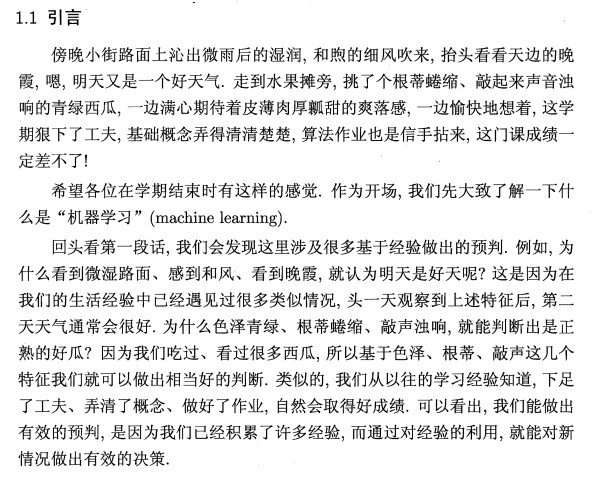
#> input picture 大三下/DIP/第一次作业/image_pro_1_2.jpg, 595 x 477 px, found by its file name
$ python project1.2.py
#> lines starting #> are read from the running program, lines starting #| are printed output that depends on the picture; after the words box and inside, x2 and y2 are one past the last pixel; in counts of white or black regions, pixels touching at a corner belong together
#> in solution2, img_gray is the input picture: shape (477, 595); min 0, max 255, mean 229.7
import numpy as np
import cv2

def get_binary_image(img_gray, threshold):
#> called with threshold = 127
        width, height = img_gray.shape
#> width = 477; height = 595
        img_bi = np.ones(img_gray.shape, np.uint8)
        for x in range(width):
            for y in range(height):
                pixel = img_gray[x,y]
                if pixel >= threshold:
                    img_bi[x,y]=0
                else:
                    img_bi[x,y]=255
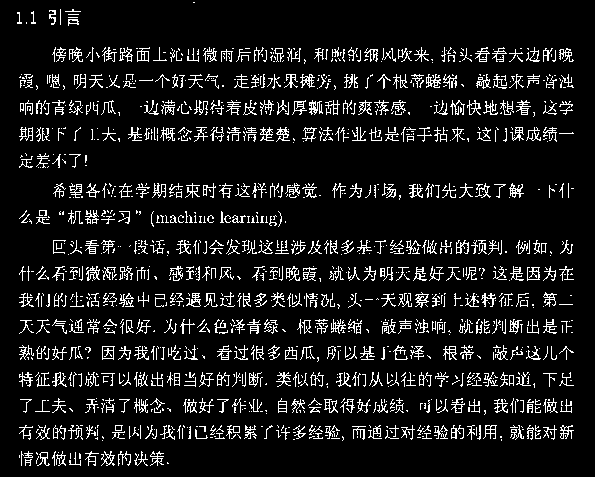
#> img_bi: shape (477, 595); 9.6% white in thin lines or dots
        return img_bi

def floodfill(image, x, y, new_value):
#> called with x = 1, y = 1, new_value = 255
    height, width = image.shape[::-1]
#> height = 595; width = 477
    old_value = image[x, y]
#> old_value = 0

    if not old_value == new_value:
        pixel_queue = [(x, y)]
        while pixel_queue:
            # get a pixel
            x, y = pixel_queue.pop()
            if 0 <= x < width and 0 <= y < height:
                if image[x, y] == old_value:
                    # fill
                    image[x, y] = new_value
                    # add neighbors to the queue
                    pixel_queue.extend([(x + 1, y), (x - 1, y), (x, y + 1), (x, y - 1)])
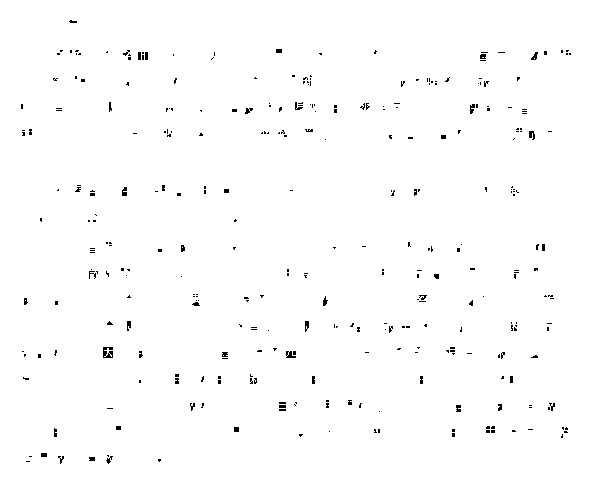
#> image: shape (477, 595); 99% white; black in thin lines or dots, all inside (x1, y1, x2, y2) = (21, 20, 571, 464)
#> after the loop, pixel_queue = []

    return image

def bitwise_not(image):
    return 255-image

def solution2(img_input,img_result):
    # read the image as a grayscale image
    img_gray = cv2.imread(img_input, cv2.IMREAD_GRAYSCALE)

    # binary processing of images
    img_bi = get_binary_image(img_gray, 127)

    # floodfill the image
    img_floodfill = img_bi.copy()
    img_floodfill = floodfill(img_floodfill, 1, 1, 255)

    # process the floodfill image
    img_floodfill_inv = bitwise_not(img_floodfill)
    img_holefill = img_bi | img_floodfill_inv
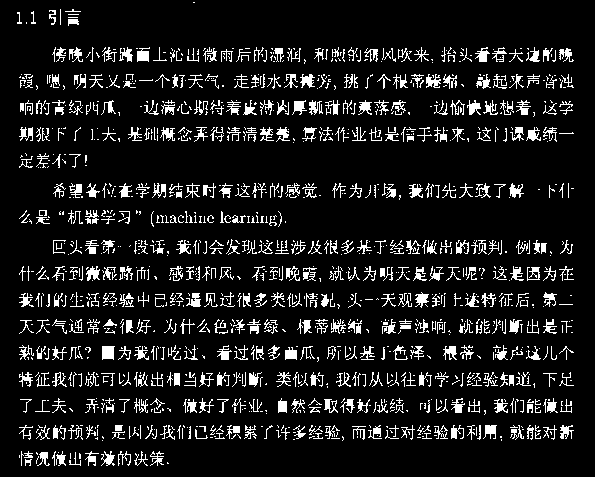
#> img_holefill: shape (477, 595); 10.6% white in thin lines or dots
    # img_rebuild = bitwise_not(img_holefill)

    cv2.imwrite(img_result, img_holefill)

if __name__ == '__main__':
    img_input = "C:\\Users\\86188\\Desktop\\210010101_DIP_Project1\\image_pro_1_2.jpg"
    img_result = "C:\\Users\\86188\\Desktop\\210010101_DIP_Project1\\result images\\result_1_2.png"
    solution2(img_input,img_result)
